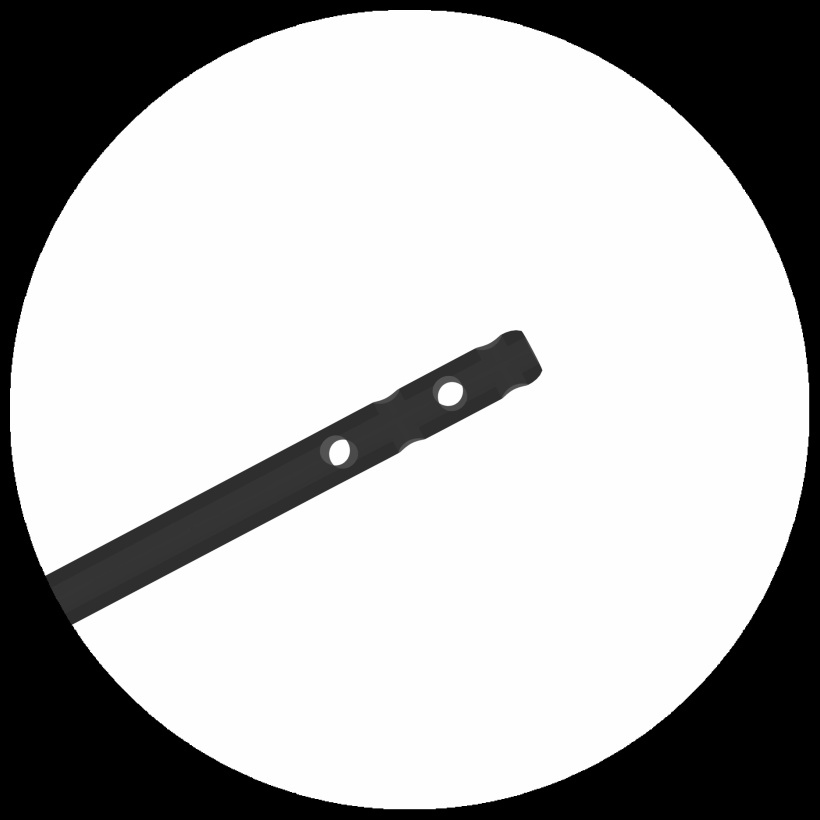
#> input picture real_final/expected_result/10.jpg, 4096 x 4096 px, given in place of 1.jpg, which was not available (shown at 1/5 size)
$ python accuracy_test_ver2.py
#> lines starting #> are read from the running program, lines starting #| are printed output that depends on the picture; after the words box and inside, x2 and y2 are one past the last pixel; in counts of white or black regions, pixels touching at a corner belong together; long printed decimals are rounded; pictures that were not available may be replaced by others from this repository, and a replacement may not be noted
import cv2
import matplotlib.pyplot as plt
import numpy as np
import pandas as pd

def accuracy_test_ver2() :
    index_list = []
    # [4 lines of commented-out code are left out]
    for index in range(1, 34):
        print('index', index)
        index_list.append(index)
        img = cv2.imread('expected_result/{}.jpg'.format(index))
#> img is the input picture: shape (4096, 4096, 3); min 0, max 255, mean 181.8
        img1 = img.copy()
        img2 = img.copy()
        img = cv2.cvtColor(img, cv2.COLOR_RGB2GRAY)
#> img: shape (4096, 4096)
        res, thr = cv2.threshold(img, 127, 255, cv2.THRESH_BINARY)
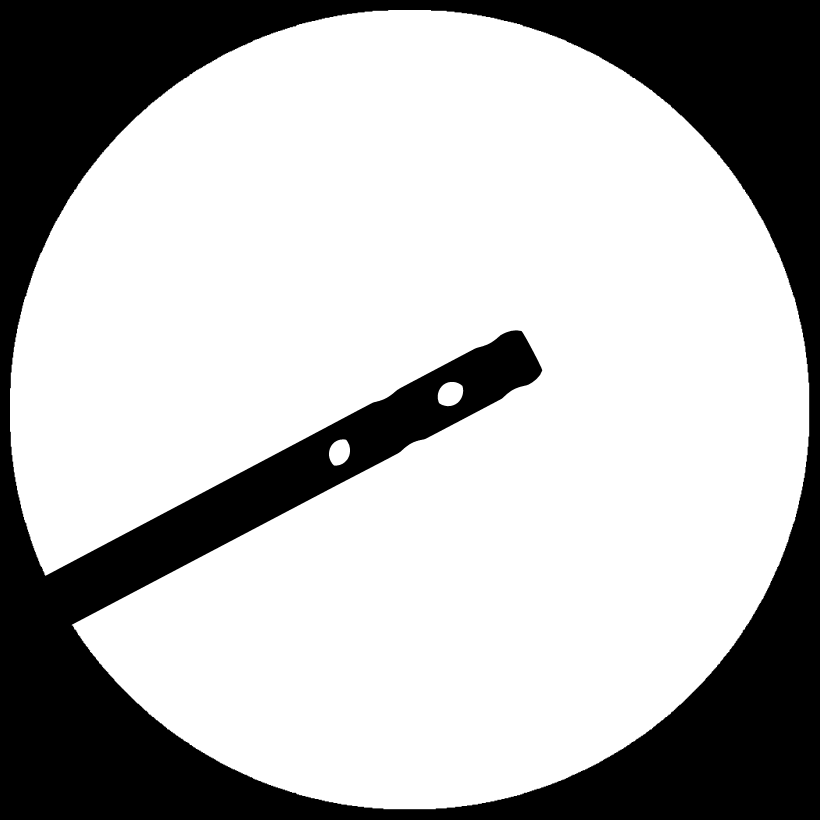
#> thr: shape (4096, 4096) (shown at 1/5 size); 70.7% white; 1 black region
        contours, _ = cv2.findContours(thr, cv2.RETR_TREE, cv2.CHAIN_APPROX_SIMPLE)
#> contours = 3 contours; box (x1, y1, x2, y2) and area: (50, 50, 4046, 4046) 11830248, (2189, 1910, 2316, 2031) 12029, (1645, 2197, 1750, 2328) 10532

        for i in range(2):
            if(index == 28): cnt = contours[i+1]
            else: cnt = contours[i]
            x, y, w, h = cv2.boundingRect(cnt)
            box = cv2.rectangle(img, (x, y), (x + w, y + h), (0, 0, 255), 3)

            rect = cv2.minAreaRect(cnt)
            box = cv2.boxPoints(rect)
            box = np.int0(box)
            cv2.drawContours(img1, [box], 0, (0, 255, 0), 3)

            ellipse = cv2.fitEllipse(cnt)
            # [6 lines of commented-out code are left out]

            print('center x : {}, center y : {},'.format(ellipse[0][0] / 4, ellipse[0][1] / 4))
            cv2.ellipse(img2, ellipse, (0, 255, 0), 2)
#> this loop made 2 passes
#> (x, y, w, h, rect, box, ellipse) on passes 1 to 2: (1645, 2197, 105, 131, ((1697.3, 2261.7), (110.2, 122.7), -12.53), [[1656, 2333], [1630, 2213], [1737, 2189], [1764, 2309]], ((1697.3, 2261.1), (100.5, 133.2), 21.73)), (2189, 1910, 127, 121, ((2252, 1970), (120, 126), -90), [[2315, 2030], [2189, 2030], [2189, 1910], [2315, 1910]], ((2251.1, 1969.5), (111.8, 138), 51.35))
#| center x : 424.322, center y : 565.281,
#| center x : 562.782, center y : 492.369,

        images = [img1, img2]
        titles = ['Rectangle', 'Circle and Ellipse']
        plt.Figure(figsize=(8, 8))
        for i in range(2):
            plt.subplot(1, 2, i+1)
            plt.title(titles[i])
            plt.imshow(images[i])
            plt.axis('off')

        plt.tight_layout()
        plt.show()
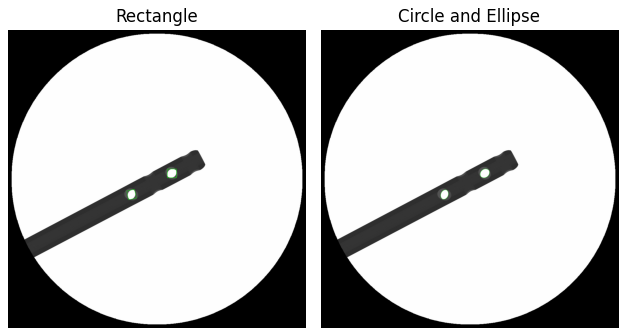
#> figure drawn by matplotlib, 2 panels
#> pass 2 of the loop in accuracy_test_ver2, `for index in range(1, 34):`:
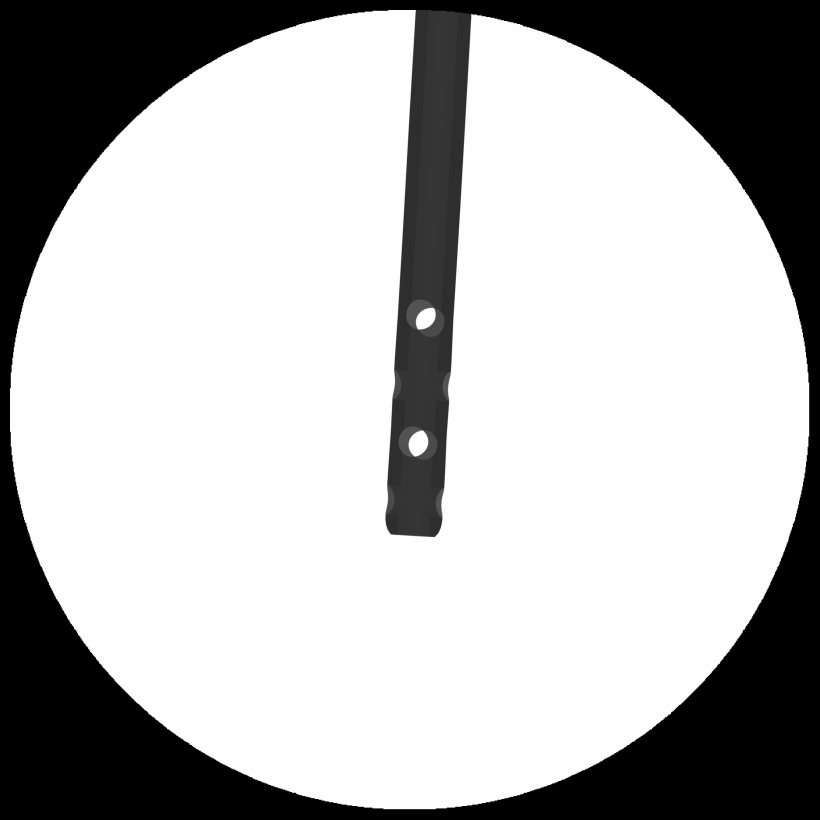
#> input picture real_final/expected_result/15.jpg, 4096 x 4096 px, given in place of 2.jpg, which was not available (shown at 1/5 size)
#> in accuracy_test_ver2, img is the input picture: shape (4096, 4096, 3); min 0, max 255, mean 181.9
#> img: shape (4096, 4096)
#> in accuracy_test_ver2, `res, thr = cv2.threshold(img, 127, 255, cv2.THRESH_BINARY)`:
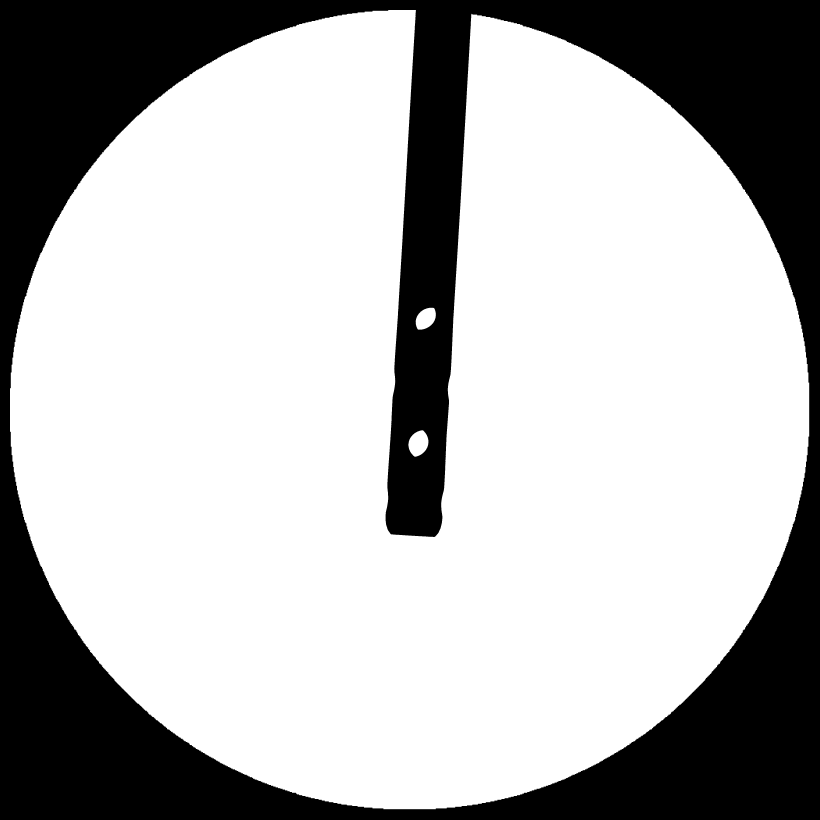
#> thr: shape (4096, 4096) (shown at 1/5 size); 70.8% white; 1 black region
#> contours = 3 contours; box (x1, y1, x2, y2) and area: (50, 50, 4046, 4046) 11846559, (2042, 2151, 2142, 2284) 9500, (2078, 1539, 2179, 1648) 8027
#> the loop in accuracy_test_ver2, `for i in range(2):` made 2 passes
#> (x, y, w, h, rect, box, ellipse) on passes 1 to 2: (2042, 2151, 100, 133, ((2092.2, 2216.8), (113.2, 107.5), -30.96), [[2071, 2291], [2016, 2199], [2113, 2141], [2168, 2233]], ((2091.8, 2216.8), (94.06, 128.5), 18.31)), (2078, 1539, 101, 109, ((2128.7, 1592.6), (114.2, 93.29), -18.43), [[2089, 1654], [2059, 1566], [2168, 1530], [2197, 1618]], ((2128.5, 1592.3), (82.04, 125.5), 41.93))
#> (printed output is left out)
#> in accuracy_test_ver2, `plt.show()`:
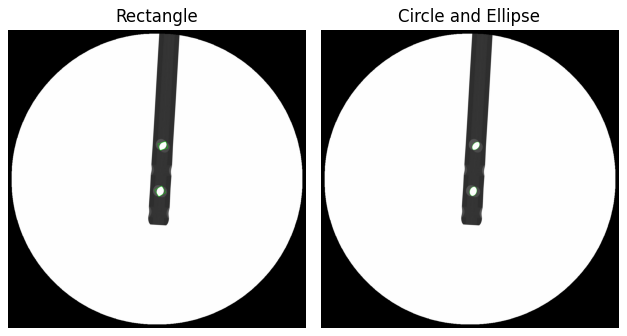
#> figure drawn by matplotlib, 2 panels

    # data = {'index' : index_list, 'expected x(1)' : first_x, 'expected y(1)' : first_y, 'expected x(2)' : second_x, 'expected y(2)' : second_y}
    # df = pd.DataFrame(data)
    # df.to_csv('accuracy_test.csv', index=False, mode = 'w')

#> (the run stopped early here; a loop or call above may not have finished)
